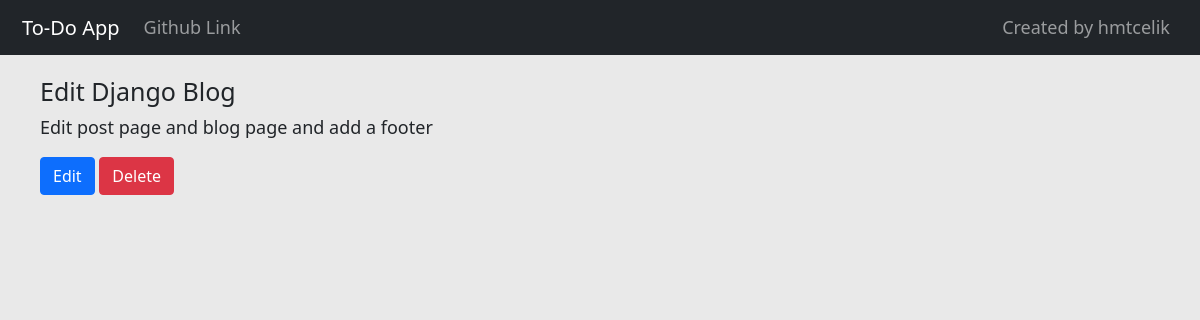
Page /10/ on the committed database.
### todoapp/models.py (models this page shows, shortened)
class task(models.Model):
    title = models.CharField(max_length=50)
    description = models.TextField(max_length=500)

### todoapp/views.py (the view)
# urls.py: path('<int:pk>/', TaskView.as_view(), name='task'),
class TaskView(DetailView):
    template_name = "task.html"
    model = task

### templates/task.html (shortened to what this page needs)
{% extends 'base.html' %}
{% block body %}
    <h1>{{ task.title }}</h1>
    <p>{{ task.description}}</p>
    <a href="{% url 'edit' task.id %}" class="btn btn-primary">Edit</a>
    <a href="{% url 'delete' task.id %}" class="btn btn-danger">Delete</a>
{% endblock %}

### templates/base.html (style rules this page uses)
body { background: rgb(233, 233, 233); font-size: 18px; }
h1 { font-size: 25px; }

### rows in the picture
task: title "Edit Django Blog", description "Edit post page and blog page and add a footer"
